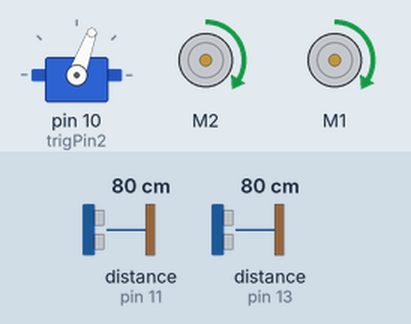
Bench run of a sketch on a simulated Arduino Uno, built with avr-gcc and run on an emulated ATmega328P. On the bench: servo, 2 × DC motor (green arrow = forward, orange = backward, longer = faster). The test bench sets the inputs (shaded band); at power-on: distance to the obstacle (sensors on pin 11, pin 13) 80 cm. The echo pulse lasts 58.3 µs per cm.

Above: at 0.8 s.
0.9 s: distance to the obstacle (sensor on pin 11) set to 53 cm
2.4 s: distance to the obstacle (sensor on pin 11) set to 45 cm
At 3.6 s:
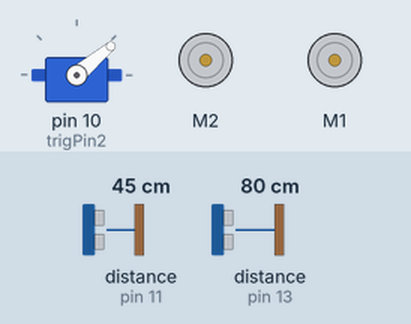
Timing chart, 0 to 5.4 s (numbered marks = the images above; inputs shaded):
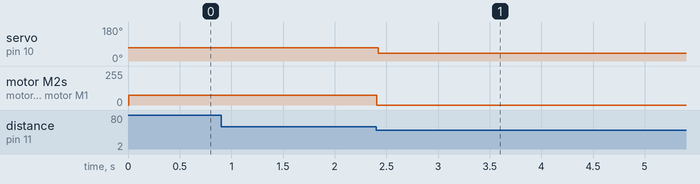

The sketch:

Meistaraverk.ino.ino
```cpp
    #include <Wire.h>
#include <Adafruit_MotorShield.h>
#include "utility/Adafruit_MS_PWMServoDriver.h"
#include <Servo.h>

    #define trigPin1 12
    #define echoPin1 13
    #define trigPin2 10
    #define echoPin2 11
    #define trigPin3 8
    #define echoPin3 9
    long duration, distance, RightSensor,BackSensor,FrontSensor,LeftSensor;

    Servo myservo;

     // Create the motor shield object with the default I2C address
Adafruit_MotorShield AFMS = Adafruit_MotorShield();
// Or, create it with a different I2C address (say for stacking)
// Adafruit_MotorShield AFMS = Adafruit_MotorShield(0x61);

// Select which 'port' M1, M2, M3 or M4. In this case, M1
Adafruit_DCMotor *myMotor = AFMS.getMotor(2);
Adafruit_DCMotor *myMotor2 = AFMS.getMotor(1);
// You can also make another motor on port M2
//Adafruit_DCMotor *myOtherMotor = AFMS.getMotor(2);


    void setup()
    {

        Serial.begin(9600);           // set up Serial library at 9600 bps

    pinMode(trigPin1, OUTPUT);
    pinMode(echoPin1, INPUT);
    pinMode(trigPin2, OUTPUT);
    pinMode(echoPin2, INPUT);
    pinMode(trigPin3, OUTPUT);
    pinMode(echoPin3, INPUT);

      myservo.attach(10);  // attaches the servo on pin 9 to the servo
  myservo.write(70);              // tell servo to go to position in variable 'pos'
    AFMS.begin(2000);  // create with the default frequency 1.6KHz
  //AFMS.begin(1000);  // OR with a different frequency, say 1KHz

  // Set the speed to start, from 0 (off) to 255 (max speed)
  myMotor->setSpeed(75);
   myMotor2->setSpeed(75);
  myMotor->run(FORWARD);
  myMotor2->run(FORWARD);
  // turn on motor
  myMotor->run(RELEASE);
  myMotor2->run(RELEASE);

    while(1){
    SonarSensor(trigPin2, echoPin2);
    LeftSensor = distance;
      myMotor->run(FORWARD);
  myMotor2->run(FORWARD);
    if (LeftSensor < 50) {
        myMotor->setSpeed(0);
   myMotor2->setSpeed(0);
       delay(15);
       myservo.write(40);
    delay(15);
      break;
    }
    }
    while(1){
          SonarSensor(trigPin1, echoPin1);
    FrontSensor = distance;
      myMotor->run(BACKWARD);
  myMotor2->run(BACKWARD);
    if(FrontSensor <60){
              myMotor->setSpeed(0);
   myMotor2->setSpeed(0);
   delay(15);
       myservo.write(70);
    delay(15);
      break;
    }
    }

    while(1){
          SonarSensor(trigPin1, echoPin1);
    FrontSensor = distance;
      myMotor->run(FORWARD);
  myMotor2->run(FORWARD);
    if(FrontSensor <3 || FrontSensor > 80 ){
              myMotor->setSpeed(0);
   myMotor2->setSpeed(0);
      break;
    }
    }
    }


    void loop() {
      /*
    SonarSensor(trigPin1, echoPin1);
    FrontSensor = distance;
    SonarSensor(trigPin2, echoPin2);
    LeftSensor = distance;
    SonarSensor(trigPin3, echoPin3);
    RightSensor = distance;
    */
    }


    void SonarSensor(int trigPin,int echoPin)
    {
    digitalWrite(trigPin, LOW);
    delayMicroseconds(2);
    digitalWrite(trigPin, HIGH);
    delayMicroseconds(10);
    digitalWrite(trigPin, LOW);
    duration = pulseIn(echoPin, HIGH);
    distance = (duration/2) / 29.1;

    }
```

Measured:
- the behaviour switches between 50 and 49 cm on distance to the obstacle (sensor on pin 11) (found by bisection; images 0 and 1)
- after the input at 0.9 s, every drawn part: stays the same
- after the input at 2.4 s, servo on pin 10 (trigPin2): 70° → 40° at once; motor M2, motor M1: forward 75/255 → stopped at once
